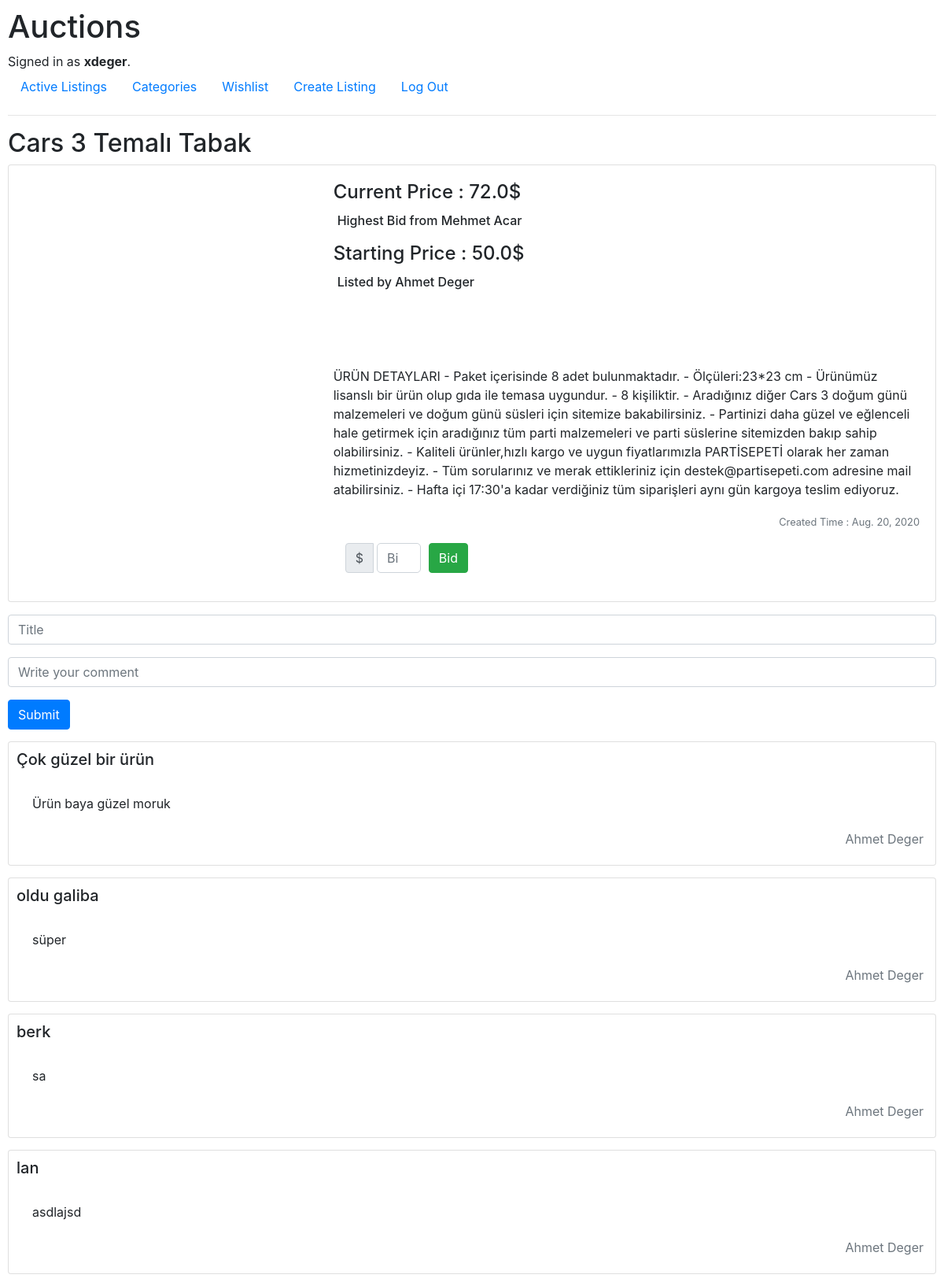
/listings/1 (signed in), run on the app's committed database.
### auctions/models.py (models this page shows, shortened)
class User(AbstractUser):
    pass

class Product(models.Model):
    title = models.CharField(max_length=255)
    startingBid = models.FloatField(default=0)
    Bid = models.FloatField()
    ImageUrl = models.CharField(max_length=500)
    description = models.TextField()
    category = models.ForeignKey(Category,on_delete=models.CASCADE,related_name="category")
    createdTime = models.DateField()
    seller = models.ForeignKey(User,on_delete=models.CASCADE,related_name="seller")
    active = models.BooleanField(default=1)
    owner = models.IntegerField()

class Comment(models.Model):
    author = models.ForeignKey(User,on_delete=models.CASCADE,related_name="author")
    product = models.ForeignKey(Product,on_delete=models.CASCADE,related_name="productid")
    commentTitle = models.CharField(max_length=64)
    comment = models.TextField()

### auctions/views.py (the view)
# urls.py: path("listings/<int:listing_id>",views.listings, name="listing"),
def listings(request,listing_id):
    product = Product.objects.get(pk=listing_id)
    comments = Comment.objects.filter(product=listing_id)
    bids = Bid.objects.filter(product=listing_id)
    owner = User.objects.get(pk=product.owner)
    return render(request,"auctions/listings.html",{
        "product" : product,
        "comments" : comments,
        "bids" : bids,
        "owner" : owner
    })

### auctions/templates/auctions/listings.html (shortened to what this page needs)
{% extends "auctions/layout.html" %}
{% block body %}
<h2>{{product.title}}</h2>
        <div class="card mb-3" >
            <div class="row no-gutters">
                <div class="col-md-4">
                </div>
                <div class="col-md-8">
                  <div class="card-body">
                    {% if product.Bid != 0 %}
                      <h4 class="card-title" style="text-align: left;">Current Price :  {{product.Bid}}$ <h6 style="padding-left: 5px;padding-bottom: 10px;">Highest Bid from {{ owner.first_name }} {{ owner.last_name}}</h6> </h4>
                    {%else%}
                    <h6 class="alert alert-light" style="padding-bottom: 10px;text-align: left;">Nobody else have offer this product</h6>
                    {% endif %}
                    <h4 class="card-title" style="text-align: left;">Starting Price : {{product.startingBid}}$ <h6 style="padding-left: 5px;padding-bottom: 90px;">Listed by {{product.seller.first_name}} {{product.seller.last_name}}</h6> </h4>
                    <p class="card-text">{{product.description}}</p>
                    <p class="card-text" style="text-align:right;"><small class="text-muted">Created Time : {{product.createdTime}}</small></p>
                    {% if user.is_authenticated %}
                    <form action="{% url 'bid' product.id %}" method="post">
                    <div class="input-group mb-3 col-md-3">
                      <div class="input-group-prepend">
                        <span class="input-group-text" >$</span>
                      </div>
                      <input type="number" class="form-control" aria-label="Amount (to the nearest dollar)" style="border-radius: 5px;margin-left: 5px;" placeholder="Bid" name="bid">
                      <button type="submit" class="btn btn-success" style="margin-left: 10px;">Bid</button>
                    </div>
                    </form>
                    {% endif %}
                  </div>
                </div>
              </div>
        </div>
        {% if user.is_authenticated %}
            <form action="{% url 'comment' product.id %}" method="post">
                <div class="form-group">
                    <input autofocus class="form-control" type="text" name="title" placeholder="Title">
                </div>
                <div class="form-group">
                    <input class="form-control" type="text" name="comment" placeholder="Write your comment">
                </div>
                <input class="btn btn-primary" type="submit" value="Submit">
        {% endif %}
        {% if comments %}
            {% for comment in comments %}
            <div class="card" style="margin-top: 15px; padding: 10px;padding-right: 15px;">
                <h5 class="card-title">{{comment.commentTitle}}</h5>
                <div class="card-body">
                    {{comment.comment}}
                </div>
                <h5 class="card-title" style="text-align:right;"><small class="text-muted">{{comment.author.first_name}} {{comment.author.last_name}}</small></h5>
              </div>
            {% endfor %}
        {% endif %}
{% endblock %}

### auctions/templates/auctions/layout.html (shortened to what this page needs)
{% load static %}
<!DOCTYPE html>
<html lang="en">
    <head>
        <link rel="stylesheet" href="https://stackpath.bootstrapcdn.com/bootstrap/4.4.1/css/bootstrap.min.css">
        <link href="{% static 'auctions/styles.css' %}" rel="stylesheet">
    </head>
    <body>
        <h1>Auctions</h1>
        <div>
            {% if user.is_authenticated %}
                Signed in as <strong>{{ user.username }}</strong>.
            {% else %}
                Not signed in.
            {% endif %}
        </div>
        <ul class="nav">
            <li class="nav-item">
                <a class="nav-link" href="{% url 'index' %}">Active Listings</a>
            </li>
            <li class="nav-item">
                    <a class="nav-link" href="{% url 'categories' %}">Categories</a>
                </li>
            {% if user.is_authenticated %}
                <li class="nav-item">
                    <a class="nav-link" href="{% url 'wishlist' %}">Wishlist</a>
                </li>
                <li class="nav-item">
                    <a class="nav-link" href="{% url 'createlisting' %}">Create Listing</a>
                </li>
                <li class="nav-item">
                    <a class="nav-link" href="{% url 'logout' %}">Log Out</a>
                </li>
            {% endif %}
        </ul>
        <hr>
        {% block body %}
        {% endblock %}
    </body>
</html>

### auctions/static/auctions/styles.css (style rules this page uses)
body { padding: 10px; }

### data on the page
User: username "xdeger"
Product: title "Cars 3 Temalı Tabak", Bid "72.0", startingBid "50.0", seller.first_name "Ahmet", seller.last_name "Deger", description "ÜRÜN DETAYLARI - Paket içerisinde 8 adet bulunmaktadır. - Ölçüleri:23*23 cm - Ürünümüz lisanslı bir ürün olup gıda ile temasa uygundur. - 8 kişiliktir. - Aradığınız diğer Cars 3 doğum günü malzemeleri ve doğum günü süsleri için sitemize bakabilirsiniz. - Partinizi daha güzel ve eğlenceli hale getirmek için aradığınız tüm parti malzemeleri ve parti süslerine sitemizden bakıp sahip olabilirsiniz. - Kaliteli ürünler,hızlı kargo ve uygun fiyatlarımızla PARTİSEPETİ olarak her zaman hizmetinizdeyiz. - Tüm sorularınız ve merak ettikleriniz için destek@partisepeti.com adresine mail atabilirsiniz. - Hafta içi 17:30'a kadar verdiğiniz tüm siparişleri aynı gün kargoya teslim ediyoruz.", createdTime "Aug. 20, 2020"
User: first_name "Mehmet", last_name "Acar"
Comment: commentTitle "Çok güzel bir ürün", comment "Ürün baya güzel moruk", author.first_name "Ahmet", author.last_name "Deger"
Comment: commentTitle "oldu galiba", comment "süper", author.first_name "Ahmet", author.last_name "Deger"
Comment: commentTitle "berk", comment "sa", author.first_name "Ahmet", author.last_name "Deger"
Comment: commentTitle "lan", comment "asdlajsd", author.first_name "Ahmet", author.last_name "Deger"
